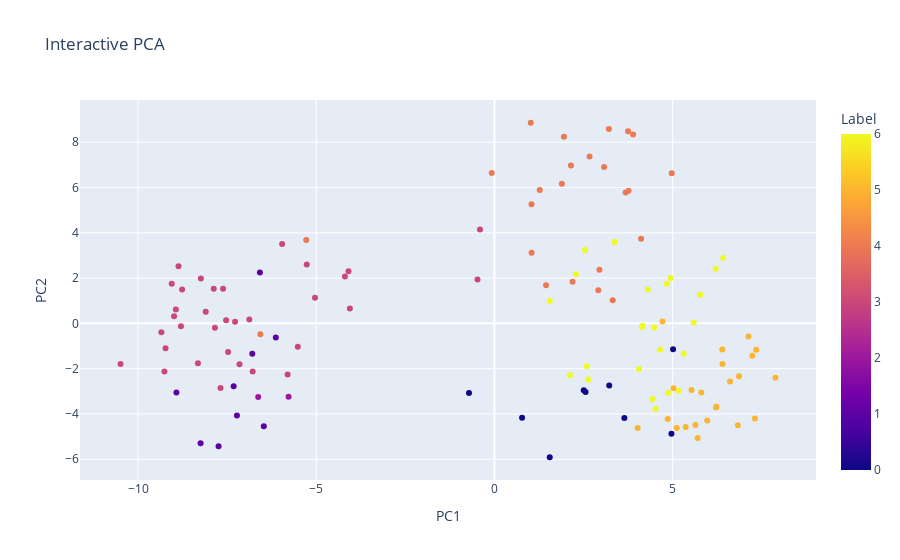

The cell this chart's notebook holds for it:
### Code cell
#PCA and UMAP in 2D

# Prepare labels for coloring and hover
labels = y_train["characteristics_ch1"] if "characteristics_ch1" in y_train.columns else y_train.squeeze()

# PCA interactive plot
pca = PCA(n_components=2)

pca_result = pca.fit_transform(X_scaled_imputed)
pca_df = pd.DataFrame({
    "PC1": pca_result[:, 0],
    "PC2": pca_result[:, 1],
    "Label": labels
})
fig_pca = px.scatter(pca_df, x="PC1", y="PC2", color="Label", hover_name="Label", title="Interactive PCA")
fig_pca.show()
